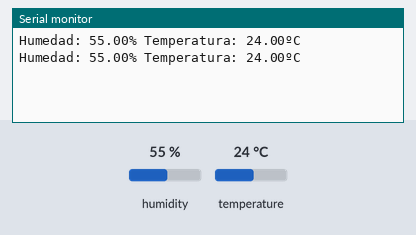
Bench run of a sketch on a simulated Arduino Uno, built with avr-gcc and run on an emulated ATmega328P. Parts: the last lines printed to the serial monitor. The test bench sets the inputs (shaded band); at power-on: humidity 55 %, temperature 24 °C.

Above: at 2.8 s.
2.9 s: humidity set to 22 %
At 4.7 s:
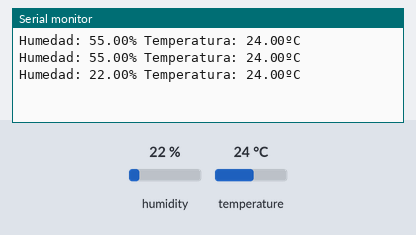
5.6 s: temperature set to 12 °C
At 6.5 s:
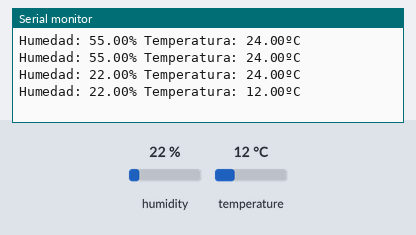
8.3 s: humidity set to 40 %
At 11.2 s:
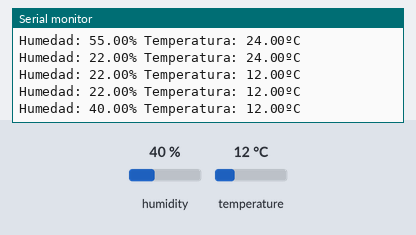
Timing chart, 0 to 12.7 s (numbered marks = the images above; inputs shaded):
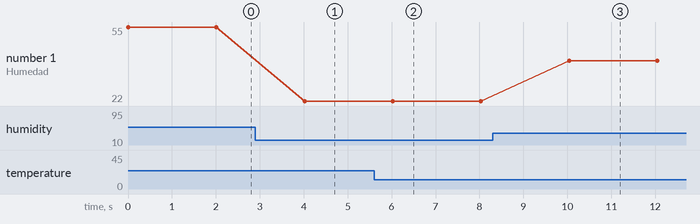

The sketch:

test_DHTxx.ino
```cpp
//Código para prototipo de sensor de temperatura y humedad
#include "DHT.h"
/*Cosideraciones importantes
 *
Pin   Función
1       Vcc     3-5V
2       Datos   Considerar poner una resistencia pull-up de 10k
3       ---
4       Gnd

Velocidad de lectura máxima: 0.5Hz (2 segundos por muestra)
*/
#define DHTPIN 4
#define DHTTYPE DHT22

DHT dht(DHTPIN, DHTTYPE);
float humedad;
float temperatura;

void setup() {
  Serial.begin(9600);
  dht.begin();
}

void loop() {
  humedad = dht.readHumidity();
  temperatura = dht.readTemperature();
  //Verificamos datos válidos
  if (isnan(humedad) || isnan(temperatura)) {
    Serial.print("Fallo de lectura del sensor DHT");
    Serial.println(DHTTYPE);
    delay(2000);
    return;
  }
  Serial.print("Humedad: ");
  Serial.print(humedad);
  Serial.print("% Temperatura: ");
  Serial.print(temperatura);
  Serial.println("ºC");
  delay(2000);        //Esperamos 2 segundos
}
```

Measured:
- after the input at 2.9 s, the serial monitor: prints a new line after 1.1 s (image 1)
- after the input at 5.6 s, the serial monitor: prints a new line after 0.42 s (image 2)
- after the input at 8.3 s, the serial monitor: prints a new line after 1.7 s (image 3)
- plotted number 1: 55 → 22 after the input at 2.9 s, 22 → 40 after the input at 8.3 s
